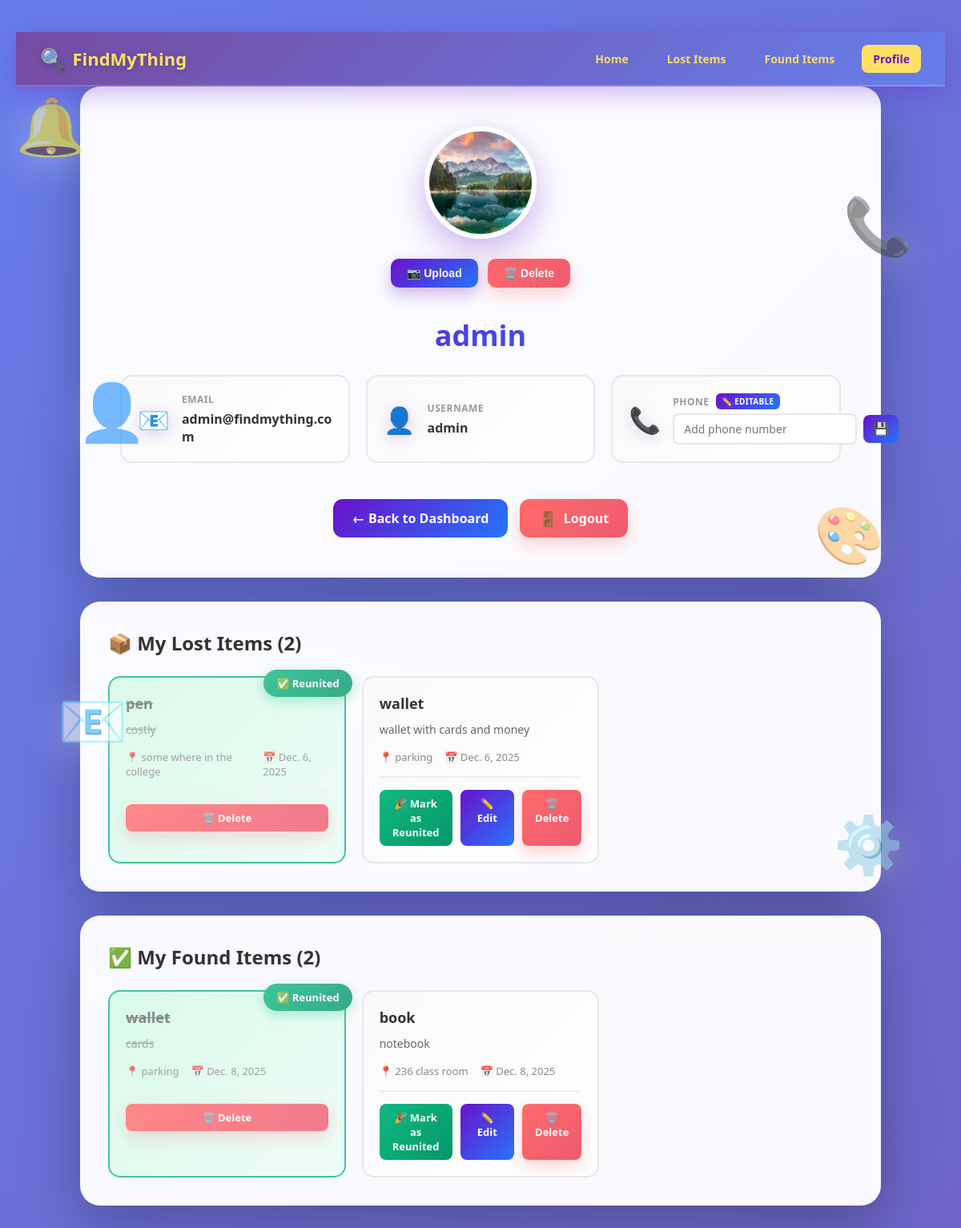
/profile/ (signed in), run on the app's committed database.
### main/models.py (models this page shows, shortened)
class UserProfile(models.Model):
    user = models.OneToOneField(User, on_delete=models.CASCADE)
    profile_picture = models.ImageField(upload_to='profile_pics/', blank=True, null=True)
    phone = models.CharField(max_length=15, blank=True)

class lostitem(models.Model):
    CATEGORY_CHOICES = [
        ('Electronics', 'Electronics'),
        ('Documents', 'Documents'),
        ('Accessories', 'Accessories'),
        ('Clothing', 'Clothing'),
        ('Others', 'Others'),
    ]
    item_name = models.CharField(max_length=200)
    category = models.CharField(max_length=50, choices=CATEGORY_CHOICES, default='Others')
    description = models.TextField(blank=True)
    lost_place = models.CharField(max_length=200)
    lost_date = models.DateField()
    owner_name = models.CharField(max_length=150)
    phone_number = models.CharField(max_length=15)
    item_image = models.ImageField(upload_to='lost_items/', blank=True, null=True)
    security_question = models.CharField(max_length=255, blank=True)
    security_answer = models.CharField(max_length=255, blank=True)
    is_verified = models.BooleanField(default=False)
    is_reunited = models.BooleanField(default=False)
    user = models.ForeignKey(User, on_delete=models.CASCADE, null=True)

class founditem(models.Model):
    CATEGORY_CHOICES = [
        ('Electronics', 'Electronics'),
        ('Documents', 'Documents'),
        ('Accessories', 'Accessories'),
        ('Clothing', 'Clothing'),
        ('Others', 'Others'),
    ]
    item_name = models.CharField(max_length=200)
    category = models.CharField(max_length=50, choices=CATEGORY_CHOICES, default='Others')
    description = models.TextField(blank=True)
    found_place = models.CharField(max_length=200)
    found_date = models.DateField()
    finder_name = models.CharField(max_length=150)
    phone_number = models.CharField(max_length=15)
    item_image = models.ImageField(upload_to='found_items/', blank=True, null=True)
    is_reunited = models.BooleanField(default=False)
    user = models.ForeignKey(User, on_delete=models.CASCADE, null=True)

### main/views.py (the view, shortened to what this page needs)
# urls.py: path('profile/', views.profile, name='profile'),
@login_required(login_url='login')
def profile(request):
    profile, created = UserProfile.objects.get_or_create(user=request.user)
    user_lost_items = lostitem.objects.filter(user=request.user).order_by('-is_reunited', '-id')
    user_found_items = founditem.objects.filter(user=request.user).order_by('-is_reunited', '-id')
    context = {
        'user': request.user,
        'profile': profile,
        'lost_items': user_lost_items,
        'found_items': user_found_items,
    }
    return render(request, 'profile.html', context)

### main/templates/profile.html (shortened to what this page needs)
{% load static %}
<!DOCTYPE html>
<html lang="en">
<head>
    <link rel="stylesheet" href="{% static 'profile.css' %}">
</head>
<body>
    <nav class="navbar">
        <div class="logo">
            <span class="logo-icon">🔍</span>
            <span>FindMyThing</span>
        </div>
        <ul class="nav-links">
            <li><a href="{% url 'dashboard' %}" class="nav-link">Home</a></li>
            <li><a href="{% url 'view_lost' %}" class="nav-link">Lost Items</a></li>
            <li><a href="{% url 'view_found' %}" class="nav-link">Found Items</a></li>
            <li><a href="{% url 'profile' %}" class="nav-link active">Profile</a></li>
        </ul>
    </nav>
    <div class="floating-icon">👤</div>
    <div class="floating-icon">📧</div>
    <div class="floating-icon">📞</div>
    <div class="floating-icon">🎨</div>
    <div class="floating-icon">⚙️</div>
    <div class="floating-icon">🔔</div>
    <div class="profile-container">
        <div class="profile-header">
            <div class="profile-pic-section">
                <div class="profile-pic-wrapper">
                    {% if profile.profile_picture %}
                        <img src="{{ profile.profile_picture.url }}" alt="Profile" class="profile-pic" id="profileImage">
                    {% else %}
                        <div class="profile-icon" id="profileIcon">👤</div>
                    {% endif %}
                </div>
                <div class="pic-actions">
                    <form method="post" enctype="multipart/form-data" id="uploadForm" style="display:inline;">
                        <button type="button" class="btn-pic" onclick="document.getElementById('profile_picture').click()">📷 Upload</button>
                    </form>
                    {% if profile.profile_picture %}
                    <form method="post" style="display:inline;">
                        <button type="submit" class="btn-pic btn-delete">🗑️ Delete</button>
                    </form>
                    {% endif %}
                </div>
            </div>
            <div class="profile-info-section">
                <h1>{{ user.first_name|default:user.username }}</h1>
                <div class="info-grid">
                    <div class="info-card">
                        <span class="info-icon">📧</span>
                        <div class="info-content">
                            <label>Email</label>
                            <p>{{ user.email }}</p>
                        </div>
                    </div>
                    <div class="info-card">
                        <span class="info-icon">👤</span>
                        <div class="info-content">
                            <label>Username</label>
                            <p>{{ user.username }}</p>
                        </div>
                    </div>
                    <div class="info-card editable">
                        <span class="info-icon">📞</span>
                        <div class="info-content">
                            <label>Phone <span class="edit-badge">✏️ Editable</span></label>
                            <form method="post" class="inline-form">
                                <input type="text" name="phone" value="{{ profile.phone }}" placeholder="Add phone number" class="edit-input">
                                <button type="submit" class="btn-edit">💾</button>
                            </form>
                        </div>
                    </div>
                </div>
            </div>
            <div class="profile-actions">
                <a href="{% url 'dashboard' %}" class="btn-back">← Back to Dashboard</a>
                <a href="{% url 'logout' %}" class="btn-logout">Logout</a>
            </div>
        </div>
        <div class="profile-content">
            <div class="section">
                <h2>📦 My Lost Items ({{ lost_items.count }})</h2>
                {% if lost_items %}
                    <div class="items-grid">
                        {% for item in lost_items %}
                        <div class="item-card {% if item.is_reunited %}reunited{% endif %}">
                            {% if item.is_reunited %}<div class="reunited-badge">✅ Reunited</div>{% endif %}
                            <h3>{{ item.item_name }}</h3>
                            <p>{{ item.description }}</p>
                            <div class="item-meta">
                                <span>📍 {{ item.lost_place }}</span>
                                <span>📅 {{ item.lost_date }}</span>
                            </div>
                            <div class="item-actions">
                                {% if not item.is_reunited %}
                                <a href="{% url 'mark_lost_reunited' item.id %}" class="btn-action btn-reunited" onclick="return confirm('Mark this item as reunited?')">🎉 Mark as Reunited</a>
                                <a href="{% url 'edit_lost' item.id %}" class="btn-action btn-edit">✏️ Edit</a>
                                {% endif %}
                                <a href="{% url 'delete_lost' item.id %}" class="btn-action btn-delete" onclick="return confirm('Delete this item?')">🗑️ Delete</a>
                            </div>
                        </div>
                        {% endfor %}
                    </div>
                {% else %}
                    <p class="empty">No lost items reported yet.</p>
                {% endif %}
            </div>
            <div class="section">
                <h2>✅ My Found Items ({{ found_items.count }})</h2>
                {% if found_items %}
                    <div class="items-grid">
                        {% for item in found_items %}
                        <div class="item-card {% if item.is_reunited %}reunited{% endif %}">
                            {% if item.is_reunited %}<div class="reunited-badge">✅ Reunited</div>{% endif %}
                            <h3>{{ item.item_name }}</h3>
                            <p>{{ item.description }}</p>
                            <div class="item-meta">
                                <span>📍 {{ item.found_place }}</span>
                                <span>📅 {{ item.found_date }}</span>
                            </div>
                            <div class="item-actions">
                                {% if not item.is_reunited %}
                                <a href="{% url 'mark_found_reunited' item.id %}" class="btn-action btn-reunited" onclick="return confirm('Mark this item as reunited?')">🎉 Mark as Reunited</a>
                                <a href="{% url 'edit_found' item.id %}" class="btn-action btn-edit">✏️ Edit</a>
                                {% endif %}
                                <a href="{% url 'delete_found' item.id %}" class="btn-action btn-delete" onclick="return confirm('Delete this item?')">🗑️ Delete</a>
                            </div>
                        </div>
                        {% endfor %}
                    </div>
                {% else %}
                    <p class="empty">No found items reported yet.</p>
                {% endif %}
            </div>
        </div>
    </div>
</body>
</html>

### data on the page
UserProfile: profile_picture (picture)
lostitem: is_reunited "✅ Reunited", item_name "pen", description "costly", lost_place "some where in the college", lost_date "Dec. 6, 2025"
lostitem: item_name "wallet", description "wallet with cards and money", lost_place "parking", lost_date "Dec. 6, 2025", is_reunited "🎉 Mark as Reunited"
founditem: is_reunited "✅ Reunited", item_name "wallet", description "cards", found_place "parking", found_date "Dec. 8, 2025"
founditem: item_name "book", description "notebook", found_place "236 class room", found_date "Dec. 8, 2025", is_reunited "🎉 Mark as Reunited"

### other printed values
{{ user.first_name|default:user.username }} "admin"
{{ user.email }} "admin@findmything.com"
{{ user.username }} "admin"
{{ lost_items.count }} "2"
{{ found_items.count }} "2"
